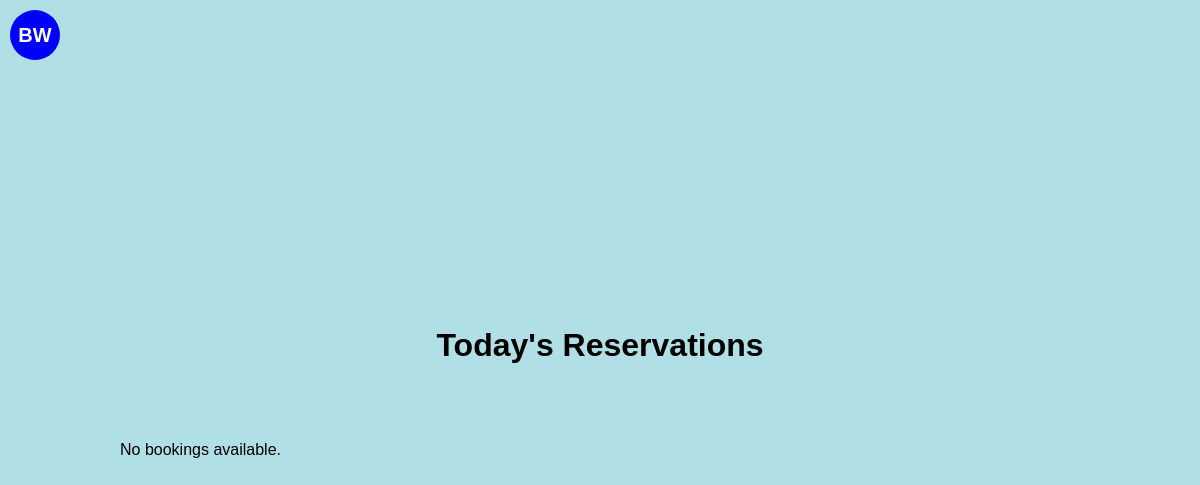
Before: / with the older database file.
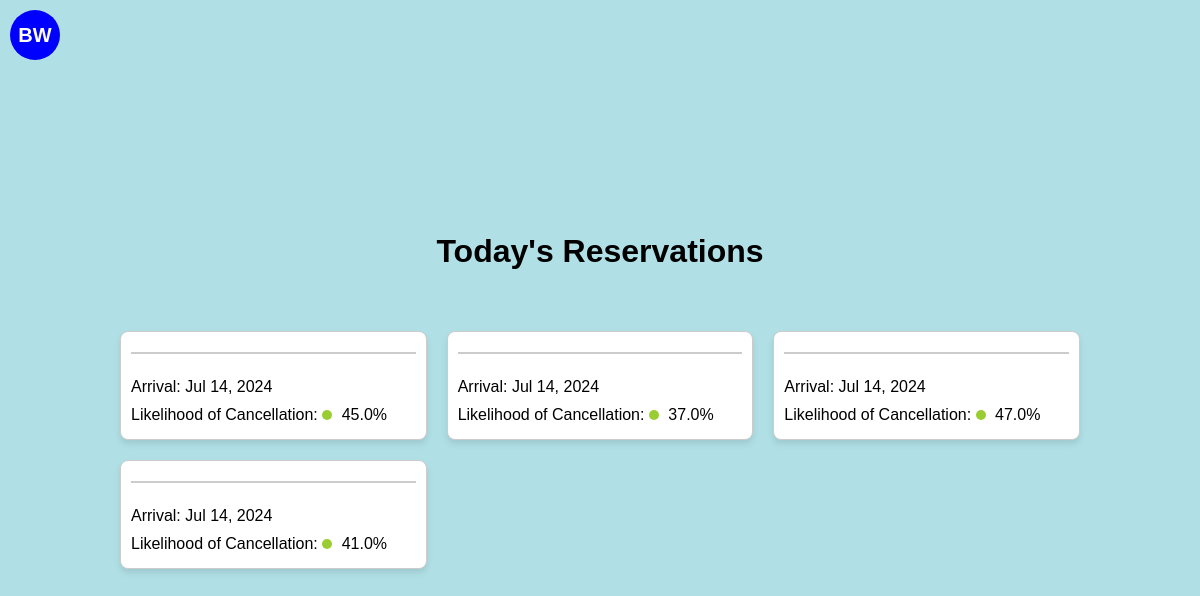
After: the same page with the newer database file.
### cancellationPredictor/models.py (models this page shows, shortened)
class Booking(models.Model):
    month_of_booking = models.IntegerField()
    day_of_booking = models.IntegerField()
    weekday_of_booking = models.IntegerField()
    month_of_arrival = models.IntegerField()
    day_of_arrival = models.IntegerField()
    weekday_of_arrival = models.IntegerField()
    num_of_nights = models.IntegerField()
    is_repeated_guest = models.BooleanField()
    previous_stays = models.IntegerField()
    previous_cancellations = models.IntegerField()
    booking_to_arrival_duration = models.IntegerField()
    rate = models.DecimalField(max_digits=10, decimal_places=2)  # Assuming 'Rate' needs to handle decimals
    override = models.DecimalField(max_digits=10, decimal_places=2)  # Assuming 'Override' is a monetary value
    probability = models.DecimalField(max_digits=10, decimal_places=6)  # Storing probabilities with precision
    prediction = models.BooleanField()  # Assuming prediction is a binary outcome (True/False)
    guest_name = models.TextField()  # Adjust max_length as needed
    date_booking_made = models.DateField()
    scheduled_arrival = models.DateField()

### cancellationPredictor/views.py (the view)
# urls.py: path('', BookingListView.as_view(), name='booking-list'),
class BookingListView(ListView):
    model = Booking
    template_name = 'cancellationPredictor/booking_list.html'
    context_object_name = 'bookings'
    def get_queryset(self):
        today = timezone.localdate()
        today_arrivals = Booking.objects.filter(scheduled_arrival=today)
        fake = Faker()  # Create a Faker generator instance
        for booking in today_arrivals:
            booking.guest_name = fake.name()
        return today_arrivals

### cancellationPredictor/templatetags/custom_filters.py (called while the page is built)
@register.filter(name='multiply')
def multiply(value, arg):
    try:
        return float(value) * float(arg)
    except (ValueError, TypeError):
        return ''  # You might choose to handle the error differently.

### templates/cancellationPredictor/booking_list.html (shortened to what this page needs)
{% load custom_filters %}
<!DOCTYPE html>
<html>
<head>
</head>
<body>
    <div id="logo">BW</div>
    <h1>Today's Reservations</h1>
    <div class="grid-container">
        {% for booking in bookings %}
        <div class="card">
            <h3>{{ booking.guest_name }}</h3>
            <p>Arrival: {{ booking.scheduled_arrival|date:"M d, Y" }}</p>
            <p>Likelihood of Cancellation:
                <span class="probability-circle" style="background-color:
                    {% if booking.probability|multiply:100 < 25 %}
                        green
                    {% elif booking.probability|multiply:100 < 50 %}
                        yellowgreen
                    {% elif booking.probability|multiply:100 < 75 %}
                        yellow
                    {% else %}
                        red
                    {% endif %};
                "></span>
                {{ booking.probability|floatformat:2|multiply:100 }}%
            </p>
        </div>
        {% empty %}
        <p>No bookings available.</p>
        {% endfor %}
    </div>
</body>
</html>

### templates/cancellationPredictor/booking_list.html (style rules this page uses)
body { display: flex; flex-direction: column; align-items: center; justify-content: center; min-height: 100vh; margin: 0; font-family: Arial, sans-serif; background-color: #B0E0E6; }
#logo { position: absolute; top: 10px; left: 10px; width: 50px; height: 50px; background-color: #0000FF; border-radius: 50%; display: flex; justify-content: center; align-items: center; color: white; font-weight: bold; font-size: 20px; }
.grid-container { display: grid; grid-template-columns: repeat(auto-fill, minmax(250px, 1fr)); grid-gap: 20px; padding: 20px; width: 80%; max-width: 1000px; margin-top: 20px; }
.card { background-color: #FFFFFF; border: 1px solid #ccc; border-radius: 8px; box-shadow: 0 4px 6px rgba(0,0,0,0.1); padding: 10px; display: flex; flex-direction: column; justify-content: space-between; }
.card h3 { margin-top: 0; color: #333; border-bottom: 2px solid #ccc; padding-bottom: 10px; }
.card p { margin: 5px 0; }
.probability-circle { height: 10px; width: 10px; border-radius: 50%; display: inline-block; margin-right: 5px; }

Changed rows visible on the page:
added Booking: scheduled_arrival "Jul 14, 2024", probability|multiply "45.0"
added Booking: scheduled_arrival "Jul 14, 2024", probability|multiply "37.0"
added Booking: scheduled_arrival "Jul 14, 2024", probability|multiply "47.0"
added Booking: scheduled_arrival "Jul 14, 2024", probability|multiply "41.0"
Other visible differences:
text no longer shown: "No bookings available."
